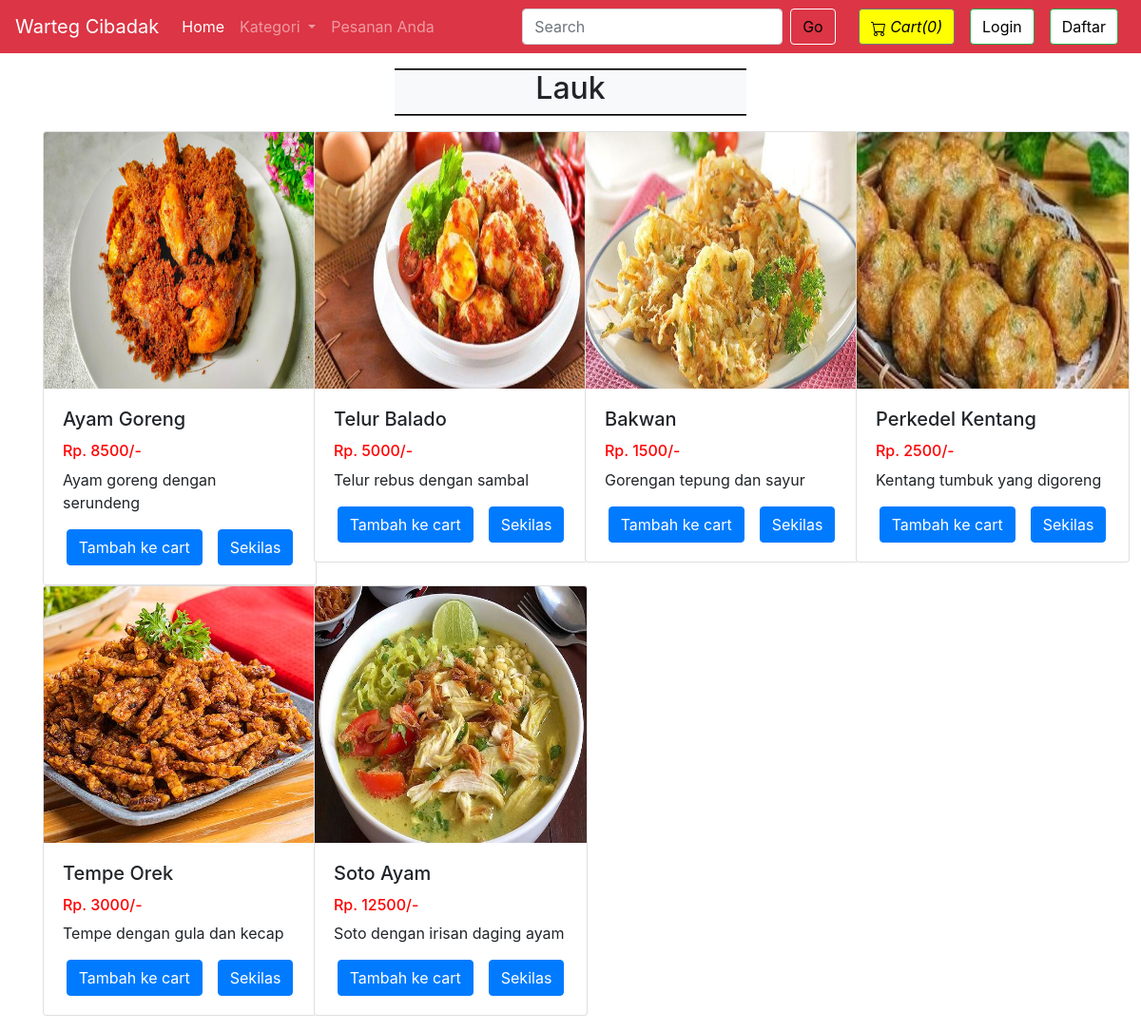
/viewMenuList.php?catid=2, run on the app's committed database.
### tables this page shows
CREATE TABLE IF NOT EXISTS `situs` (
  `id_situs` int unsigned NOT NULL AUTO_INCREMENT,
  `nama_situs` varchar(21) NOT NULL,
  `email` varchar(35) NOT NULL,
  `kontak1` bigint NOT NULL,
  `kontak2` bigint DEFAULT NULL COMMENT 'Opsional',
  `alamat` text NOT NULL,
  `waktu` datetime NOT NULL DEFAULT CURRENT_TIMESTAMP,
  PRIMARY KEY (`id_situs`)
);

CREATE TABLE IF NOT EXISTS `menu` (
  `menu_id` int NOT NULL AUTO_INCREMENT,
  `nama_menu` varchar(255) NOT NULL,
  `harga_menu` int NOT NULL,
  `deskripsi_menu` text NOT NULL,
  `kategori_id_menu` int NOT NULL,
  `waktu_menu_masuk` datetime NOT NULL DEFAULT CURRENT_TIMESTAMP,
  PRIMARY KEY (`menu_id`),
  FULLTEXT KEY `nama_menu` (`nama_menu`,`deskripsi_menu`)
);

### viewMenuList.php (the view, shortened to what this page needs)
<!doctype html>
<html lang="en">
<head>
    <link rel="stylesheet" href="https://stackpath.bootstrapcdn.com/bootstrap/4.4.1/css/bootstrap.min.css">
    <link rel="stylesheet" href="https://use.fontawesome.com/releases/v5.8.2/css/all.css">
</head>
<body>
    <?php include 'partials/_dbconnect.php';?>
    <?php require 'partials/_nav.php' ?>
    <div class="container my-3" id="cont">
        <div class="col-lg-4 text-center bg-light my-3" style="margin:auto;border-top: 2px groove black;border-bottom: 2px groove black;">
            <h2 class="text-center"><span id="catTitle">Items</span></h2>
        </div>
        <div class="row">
        <?php
            $id = $_GET['catid'];
            $sql = "SELECT * FROM `menu` WHERE kategori_id_menu = $id";
            $result = mysqli_query($conn, $sql);
            while($row = mysqli_fetch_assoc($result)){
                $menu_id = $row['menu_id'];
                $nama_menu = $row['nama_menu'];
                $harga_menu = $row['harga_menu'];
                $deskripsi_menu = $row['deskripsi_menu'];
                echo '<div class="col-xs-3 col-sm-3 col-md-3">
                        <div class="card" style="width: 18rem;">
                            <img src="img/makanan-'.$menu_id. '.jpg" class="card-img-top" alt="gambar untuk makanan" width="249px" height="270px">
                            <div class="card-body">
                                <h5 class="card-title">' . substr($nama_menu, 0, 20). '</h5>
                                <h6 style="color: #ff0000">Rp. '.$harga_menu. '/-</h6>
                                <p class="card-text">' . substr($deskripsi_menu, 0, 47). '</p>
                                <div class="row justify-content-center">';
                                if($loggedin){
                                    $quaSql = "SELECT `jumlah` FROM `keranjang` WHERE 'menu_id' = '$menu_id' AND `id_user`='$id_user'";
                                    $quaresult = mysqli_query($conn, $quaSql);
                                    $quaExistRows = mysqli_num_rows($quaresult);
                                    if($quaExistRows == 0) {
                                        echo '<form action="partials/_manageCart.php" method="POST">
                                              <input type="hidden" name="itemId" value="'.$menu_id. '">
                                              <button type="submit" name="addToCart" class="btn btn-primary mx-2">Tambah ke cart</button>';
                                    }else {
                                        echo '<a href="viewcart.php"><button class="btn btn-primary mx-2">Go to Cart</button></a>';
                                    }
                                }
                                else{
                                    echo '<button class="btn btn-primary mx-2" data-toggle="modal" data-target="#loginModal">Tambah ke cart</button>';
                                }
                            echo '</form>
                                <a href="viewMenu.php?menu_id=' . $menu_id . '" class="mx-2"><button class="btn btn-primary">Sekilas</button></a>
                                </div>
                            </div>
                        </div>
                    </div>';
            }
            ?>
        </div>
    </div>
</body>
</html>

### partials/_nav.php (shortened to what this page needs)
<?php
if(isset($_SESSION['loggedin']) && $_SESSION['loggedin']==true){
  $loggedin= true;
  $id_user = $_SESSION['id_user'];
  $username = $_SESSION['username'];
}
else{
  $loggedin = false;
  $id_user = 0;
}
$sql = "SELECT * FROM `situs`";
$result = mysqli_query($conn, $sql);
$row = mysqli_fetch_assoc($result);
$nama_situs = $row['nama_situs'];
echo '<nav class="navbar navbar-expand-lg navbar-dark bg-danger">
      <a class="navbar-brand" href="index.php">'.$nama_situs.'</a>
      <button class="navbar-toggler" type="button" data-toggle="collapse" data-target="#navbarSupportedContent" aria-controls="navbarSupportedContent" aria-expanded="false" aria-label="Toggle navigation">
        <span class="navbar-toggler-icon"></span>
      </button>
      <div class="collapse navbar-collapse" id="navbarSupportedContent">
        <ul class="navbar-nav mr-auto">
          <li class="nav-item active">
            <a class="nav-link" href="index.php">Home<span class="sr-only">(current)</span></a>
          </li>
          <li class="nav-item dropdown">
            <a class="nav-link dropdown-toggle" href="#" id="navbarDropdown" role="button" data-toggle="dropdown" aria-haspopup="true" aria-expanded="false">
              Kategori
            </a>
            <div class="dropdown-menu" aria-labelledby="navbarDropdown">';
            echo '</div>
          </li>
          <li class="nav-item">
            <a class="nav-link" href="viewOrder.php">Pesanan Anda</a>
          </li>
        </ul>
        <form method="get" action="/Project Warteg/search.php" class="form-inline my-2 my-lg-0 mx-3">
          <input class="form-control mr-sm-2" type="search" name="search" id="search" placeholder="Search" aria-label="Search" required style="color: black;">
          <button class="btn btn-outline-success my-2 my-sm-0" type="submit" style="color: black; border-color: white;">
            Go
          </button>
        </form>
        <style>
        .btn-outline-success:hover {
        color: black;
        background-color: white;
        border-color: black;
      }
      </style>';
        $countsql = "SELECT SUM(`jumlah`) FROM `keranjang` WHERE `id_user`=$id_user";
        $countresult = mysqli_query($conn, $countsql);
        $countrow = mysqli_fetch_assoc($countresult);
        $count = $countrow['SUM(`jumlah`)'];
        if(!$count) {
          $count = 0;
        }
        echo '<a href="viewCart.php"><button type="button" class="btn btn-secondary mx-2" title="MyCart" style="background-color: yellow; color: black;">
          <svg xmlns="img/cart.svg" width="16" height="16" fill="currentColor" class="bi bi-cart" viewBox="0 0 16 16">
            <path d="M0 1.5A.5.5 0 0 1 .5 1H2a.5.5 0 0 1 .485.379L2.89 3H14.5a.5.5 0 0 1 .491.592l-1.5 8A.5.5 0 0 1 13 12H4a.5.5 0 0 1-.491-.408L2.01 3.607 1.61 2H.5a.5.5 0 0 1-.5-.5zM3.102 4l1.313 7h8.17l1.313-7H3.102zM5 12a2 2 0 1 0 0 4 2 2 0 0 0 0-4zm7 0a2 2 0 1 0 0 4 2 2 0 0 0 0-4zm-7 1a1 1 0 1 1 0 2 1 1 0 0 1 0-2zm7 0a1 1 0 1 1 0 2 1 1 0 0 1 0-2z"/>
          </svg>
          <i class="bi bi-cart">Cart(' .$count. ')</i>
        </button></a>';
        if($loggedin){
          echo '<ul class="navbar-nav mr-2">
            <li class="nav-item dropdown">
              <a class="nav-link dropdown-toggle" href="#" id="navbarDropdown" role="button" data-toggle="dropdown"> Welcome ' .$username. '</a>
              <div class="dropdown-menu" aria-labelledby="navbarDropdown">
                <a class="dropdown-item" href="partials/_logout.php">Logout</a>
              </div>
            </li>
          </ul>
          <div class="text-center image-size-small position-relative">
            <a href="viewProfile.php"><img src="img/person-' .$id_user. '.jpg" class="rounded-circle" onError="this.src = \'img/profilePic.jpg\'" style="width:40px; height:40px"></a>
          </div>';
        }
        else {
          echo '
          <button type="button" class="btn btn-success mx-2"  data-toggle="modal" data-target="#loginModal" style="background-color: white; color: black;">Login</button>
          <button type="button" class="btn btn-success mx-2"  data-toggle="modal" data-target="#signupModal" style="background-color: white; color: black;">Daftar</button>';
        }
  echo '</div>
    </nav>';
?>

### viewMenuList.php (style rules this page uses)
#cont { min-height : 570px; }

### data on the page
situs: nama_situs "Warteg Cibadak"
menu: shows a picture, nama_menu "Ayam Goreng", harga_menu "8500", deskripsi_menu "Ayam goreng dengan serundeng"
menu: shows a picture, nama_menu "Telur Balado", harga_menu "5000", deskripsi_menu "Telur rebus dengan sambal"
menu: shows a picture, nama_menu "Bakwan", harga_menu "1500", deskripsi_menu "Gorengan tepung dan sayur"
menu: shows a picture, nama_menu "Perkedel Kentang", harga_menu "2500", deskripsi_menu "Kentang tumbuk yang digoreng"
menu: shows a picture, nama_menu "Tempe Orek", harga_menu "3000", deskripsi_menu "Tempe dengan gula dan kecap"
menu: shows a picture, nama_menu "Soto Ayam", harga_menu "12500", deskripsi_menu "Soto dengan irisan daging ayam"

### other printed values
$count "0"
